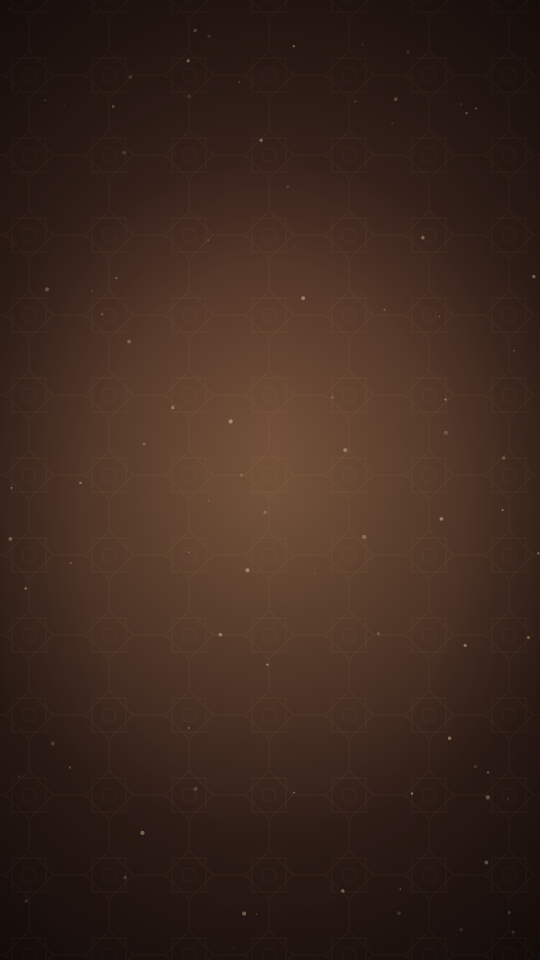
#> input picture docs/promo/shots/stage_bg_clean.png, 1080 x 1920 px (shown at 1/2 size); its folder holds 8 pictures in this run
$ python make_glance.py
#> lines starting #> are read from the running program, lines starting #| are printed output that depends on the picture; after the words box and inside, x2 and y2 are one past the last pixel; in counts of white or black regions, pixels touching at a corner belong together
#!/usr/bin/env python3
"""The "At a glance" scene: the app's real widgets (shots/widget_*.jpg) around
an Apple Watch face, rising in over 0.45 s like the other scenes.

The widget screenshots sit on white with a soft grey rim and JPEG noise at the
corners, so instead of cutting them out by colour each card is trimmed a little
inside its own edge and masked with a clean, supersampled rounded rectangle; its
shadow is cast from that same mask. The watch is drawn at 3x and scaled down so
its curves stay smooth.

usage: python3 make_glance.py [out.mp4] [--still out.png]
"""
import os
import subprocess
import sys

from PIL import Image, ImageDraw, ImageFilter, ImageFont

HERE = os.path.dirname(os.path.abspath(__file__))
W, H, FPS, N = 1080, 1920, 30, 96
GOLD = (232, 199, 122); GOLD_SOFT = (243, 223, 174); BODY = (235, 224, 211)
ROBOTO = {400: 'Roboto-Regular.ttf', 500: 'Roboto-Medium.ttf', 700: 'Roboto-Bold.ttf'}
SS = 4  # supersampling for masks


def font(size, weight=400):
    name = ROBOTO[700 if weight >= 650 else 500 if weight >= 450 else 400]
    return ImageFont.truetype(os.path.join(HERE, 'fonts', name), size)


def rounded_mask(w, h, r, inset=0.0):
    """Anti-aliased rounded-rectangle alpha mask, `inset` px in from every edge."""
    m = Image.new('L', (w * SS, h * SS), 0)
    i = inset * SS
    ImageDraw.Draw(m).rounded_rectangle([i, i, w * SS - 1 - i, h * SS - 1 - i], radius=r * SS, fill=255)
    return m.resize((w, h), Image.LANCZOS)


def widget(name):
    """A widget screenshot trimmed to its card, plus the card's corner radius."""
    im = Image.open(os.path.join(HERE, 'shots', name)).convert('RGB')
    dark = im.convert('L').point(lambda v: 255 if v < 200 else 0)
    l, t, r, b = dark.getbbox()
    im = im.crop((l, t, r, b))
    # A rounded corner meets the diagonal r * (1 - 1/sqrt 2) in from the corner.
    px = im.convert('L').load()
    off = next(k for k in range(min(im.size) // 2) if px[k, k] < 200)
    return im, max(8, off / 0.293)


def card(name, width):
    """The widget at `width` px: RGBA, clipped to a clean rounded rectangle."""
    im, r = widget(name)
    k = width / im.width
    im = im.resize((width, round(im.height * k)), Image.LANCZOS).convert('RGBA')
    # 1.5 px inside the screenshot's own edge, so none of its grey rim survives
    im.putalpha(rounded_mask(im.width, im.height, r * k - 1.5, inset=1.5))
    # a hairline of light along the edge lifts the dark card off the dark stage
    rim = Image.new('L', (im.width * SS, im.height * SS), 0)
    i = 1.5 * SS
    ImageDraw.Draw(rim).rounded_rectangle([i, i, im.width * SS - 1 - i, im.height * SS - 1 - i],
                                          radius=(r * k - 1.5) * SS, outline=255, width=SS)
    rim = rim.resize(im.size, Image.LANCZOS).point(lambda v: v * 22 // 255)
    im.alpha_composite(Image.merge('RGBA', (*[Image.new('L', im.size, 255)] * 3, rim)))
    return im


def watch(width):
    """The Watch face (same moment as the widgets: 10:09 on Tue 29, Zuhr in 3:12:40)."""
    S = 3
    cw, ch = 560, 900
    im = Image.new('RGBA', (cw * S, ch * S), (0, 0, 0, 0))
    d = ImageDraw.Draw(im)
    R = lambda *v: [x * S for x in v]
    band = (16, 15, 14, 255)
    d.rounded_rectangle(R(190, 0, 370, 300), radius=54 * S, fill=band)
    d.rounded_rectangle(R(190, 600, 370, 900), radius=54 * S, fill=band)
    for yy in (86, 132, 178):
        d.ellipse(R(268, yy, 292, yy + 24), fill=(52, 50, 47, 255))
    d.rounded_rectangle(R(494, 408, 506, 472), radius=6 * S, fill=(70, 67, 64, 255))      # crown
    d.rounded_rectangle(R(60, 190, 499, 709), radius=118 * S, fill=(58, 55, 53, 255))      # case
    d.rounded_rectangle(R(74, 204, 485, 695), radius=106 * S, fill=(0, 0, 0, 255))         # glass
    ox, oy = 74, 211

    def text(x, y, s, size, weight, fill, center=False):
        f = font(size * S, weight)
        if center:
            x -= d.textlength(s, font=f) / S / 2
        d.text(((ox + x) * S, (oy + y) * S), s, font=f, fill=fill)
    text(206, 22, 'TUE 29', 26, 700, (255, 159, 67), True)
    text(206, 52, '10:09', 118, 700, (255, 255, 255), True)
    d.arc(R(ox + 38, oy + 208, ox + 156, oy + 326), start=-40, end=300, fill=(255, 214, 64), width=5 * S)
    text(97, 232, '18', 46, 700, (255, 255, 255), True)
    text(97, 284, "RABI' II", 19, 600, (200, 195, 188), True)
    d.arc(R(ox + 256, oy + 208, ox + 374, oy + 326), start=-90, end=140, fill=(105, 240, 174), width=5 * S)
    text(315, 240, '128', 38, 700, (255, 255, 255), True)
    text(315, 286, 'TASBEEH', 16, 600, (200, 195, 188), True)
    d.rounded_rectangle(R(ox + 26, oy + 348, ox + 386, oy + 458), radius=26 * S, fill=(34, 26, 20, 255))
    cx, cy, r = ox + 62, oy + 380, 13
    d.ellipse(R(cx - r, cy - r, cx + r, cy + r), fill=GOLD)
    d.ellipse(R(cx - r * 0.25, cy - r * 1.06, cx + r * 1.35, cy + r * 0.62), fill=(34, 26, 20, 255))
    text(88, 362, 'Zuhr', 30, 600, (255, 255, 255))
    text(46, 398, '1:22 PM', 29, 600, (255, 255, 255))
    text(168, 402, '· in 3:12:40', 25, 600, GOLD)
    text(46, 430, 'Asr: 5:04 PM', 21, 400, (205, 199, 190))
    return im.resize((width, round(ch * width / cw)), Image.LANCZOS)


def shadow(item, blur, alpha, dy):
    a = item.split()[3].point(lambda v: v * alpha // 255)
    pad = blur * 3
    sh = Image.new('L', (item.width + pad * 2, item.height + pad * 2), 0)
    sh.paste(a, (pad, pad))
    sh = sh.filter(ImageFilter.GaussianBlur(blur))
    out = Image.new('RGBA', sh.size, (0, 0, 0, 0))
    out.putalpha(sh)
    return out, pad, dy


def place(img, item, cx, cy):
    x, y = round(cx - item.width / 2), round(cy - item.height / 2)
    for sh, pad, dy in (shadow(item, 26, 150, 22), shadow(item, 6, 90, 6)):   # soft drop + contact shadow
        img.alpha_composite(sh, (x - pad, y - pad + dy))
    img.alpha_composite(item, (x, y))


BG = Image.open(os.path.join(HERE, 'shots', 'stage_bg_clean.png')).convert('RGBA')
ITEMS = [(watch(380), 540, 1025), (card('widget_prayers.jpg', 430), 238, 710),
         (card('widget_calendar.jpg', 430), 842, 734), (card('widget_recitations.jpg', 430), 238, 1315),
         (card('widget_upnext.jpg', 264), 842, 1288)]
#> in watch, `im = Image.new('RGBA', (cw * S, ch * S), (0, 0, 0, 0))`: im: PIL image 1680x2700 RGBA; every value is 0
#> in text, `x -= d.textlength(s, font=f) / S / 2`: x = 159.7
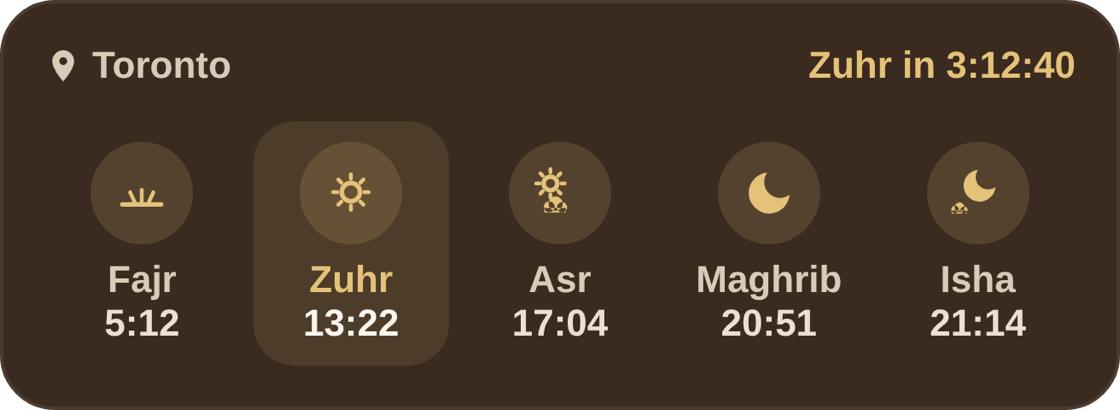
#> input picture docs/promo/shots/widget_prayers.jpg, 1120 x 410 px
#> in widget, im is the input picture: PIL image 1120x410 RGB; mean R, G, B 70.5, 53.4, 40.8
#> in widget, `dark = im.convert('L').point(lambda v: 255 if v < 200 else 0)`:
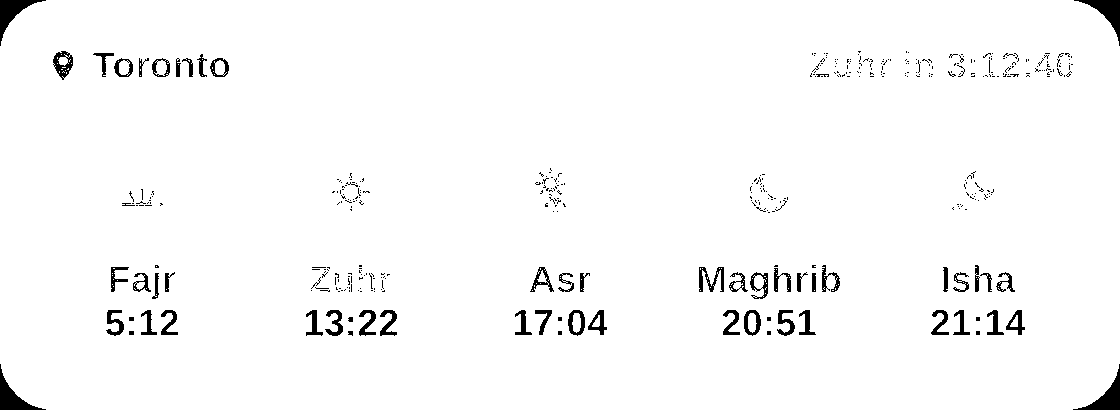
#> dark: PIL image 1120x410 L; 97.5% white; 425 black regions (367 under 20 px), largest, box (x1, y1, x2, y2) and area: (1073, 364, 1120, 410) 626, (1074, 0, 1120, 46) 624, (0, 364, 46, 410) 624
#> in widget, `l, t, r, b = dark.getbbox()`: l = 0; r = 1120; b = 410
#> in widget, `off = next(k for k in range(min(im.size) // 2) if px[k, k] < 200)`: off = 16
#> in card, `im, r = widget(name)`: r = 54.61
#> in rounded_mask, `m = Image.new('L', (w * SS, h * SS), 0)`: m: PIL image 1720x628 L; every value is 0
#> in rounded_mask, `ImageDraw.Draw(m).rounded_rectangle([i, i, w * SS - 1 - i, h * SS - 1 ..`: m: PIL image 1720x628 L; 96.9% white; 1 black region, box (x1, y1, x2, y2) and area: (0, 0, 1720, 628) 33310
#> in card, `ImageDraw.Draw(rim).rounded_rectangle([i, i, im.width * SS - 1 - i, im..`: rim: PIL image 1720x628 L; 1.7% white; 1 white region, box (x1, y1, x2, y2) and area: (6, 6, 1714, 622) 17962
#> call 2 of card, with name = 'widget_calendar.jpg', width = 430
#> call 2 of widget, with name = 'widget_calendar.jpg'
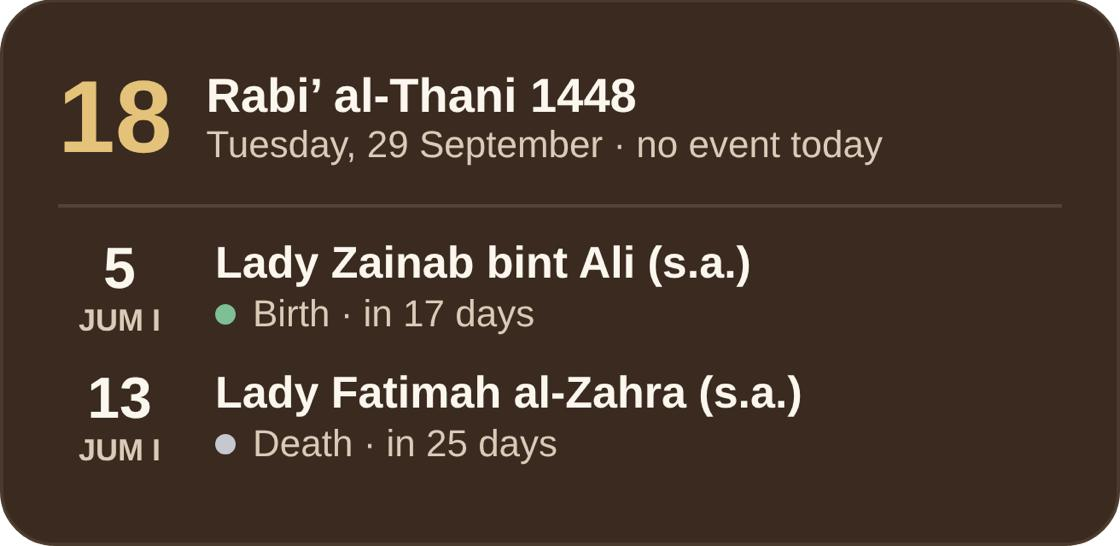
#> input picture docs/promo/shots/widget_calendar.jpg, 1120 x 546 px
#> in widget, im is the input picture: PIL image 1120x546 RGB; mean R, G, B 70.6, 54.2, 43.7
#> in widget (call 2), `dark = im.convert('L').point(lambda v: 255 if v < 200 else 0)`:
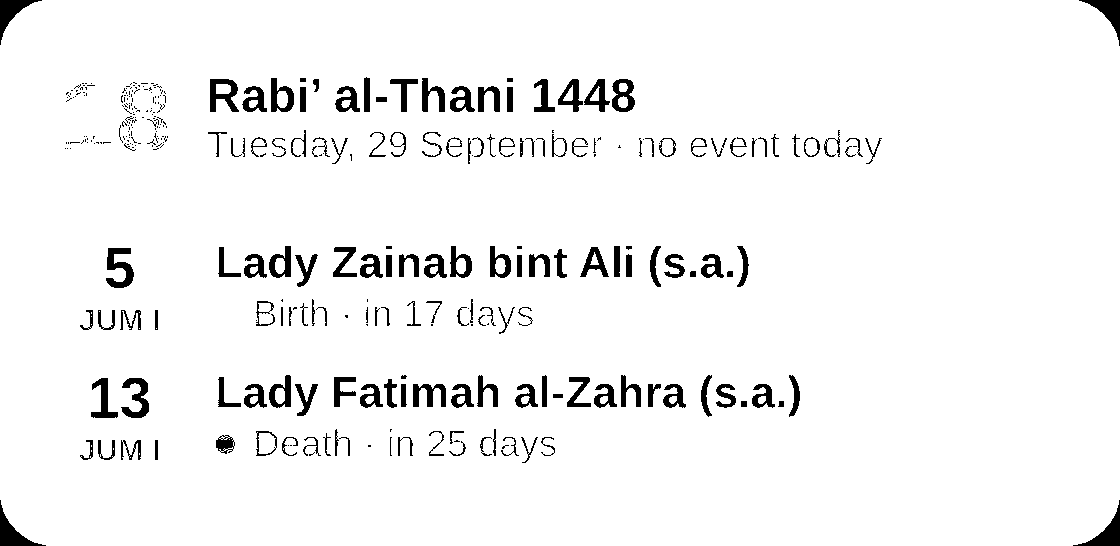
#> dark: PIL image 1120x546 L; 95.6% white; 338 black regions (185 under 20 px), largest, box (x1, y1, x2, y2) and area: (1073, 500, 1120, 546) 626, (0, 500, 46, 546) 625, (106, 248, 134, 288) 600
#> in widget (call 2), `l, t, r, b = dark.getbbox()`: b = 546
#> in widget (call 2), `off = next(k for k in range(min(im.size) // 2) if px[k, k] < 200)`: off = 15
#> in card (call 2), `im, r = widget(name)`: r = 51.19
#> in rounded_mask (call 2), `m = Image.new('L', (w * SS, h * SS), 0)`: m: PIL image 1720x840 L; every value is 0
#> in rounded_mask (call 2), `ImageDraw.Draw(m).rounded_rectangle([i, i, w * SS - 1 - i, h * SS - 1 ..`: m: PIL image 1720x840 L; 97.6% white; 1 black region, box (x1, y1, x2, y2) and area: (0, 0, 1720, 840) 35205
#> in card (call 2), `ImageDraw.Draw(rim).rounded_rectangle([i, i, im.width * SS - 1 - i, im..`: rim: PIL image 1720x840 L; 1.4% white; 1 white region, box (x1, y1, x2, y2) and area: (6, 6, 1714, 834) 19691
#> in card (call 2), `rim = rim.resize(im.size, Image.LANCZOS).point(lambda v: v * 22 // 255)`:
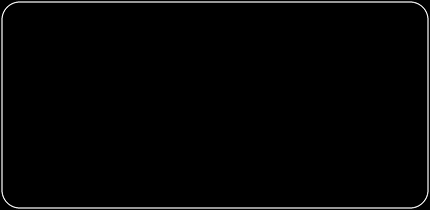
#> rim: PIL image 430x210 L; min 0, max 20, mean 0.326; drawn with min black and max white
#> call 3 of card, with name = 'widget_recitations.jpg', width = 430
#> call 3 of widget, with name = 'widget_recitations.jpg'
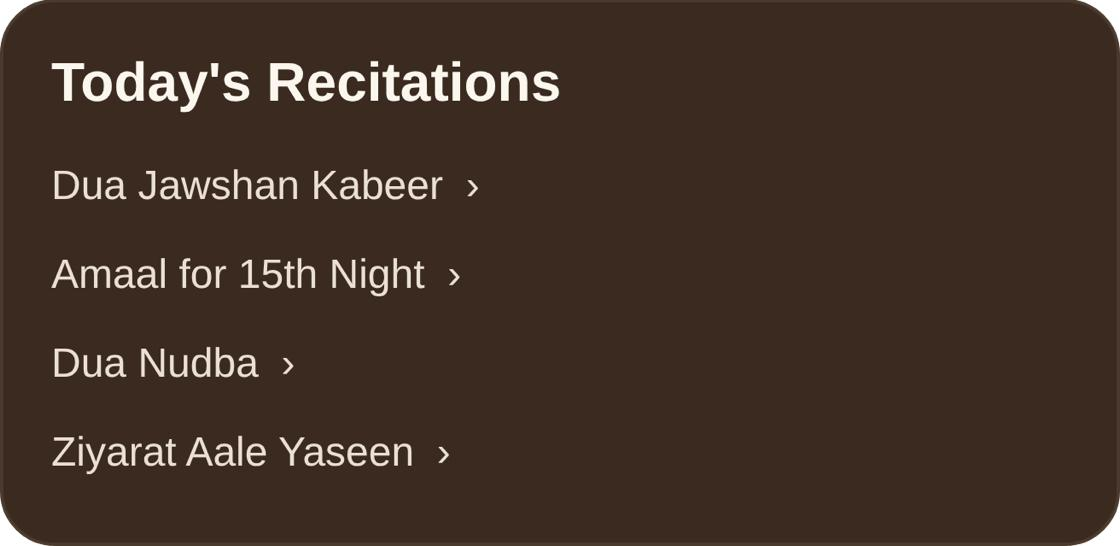
#> input picture docs/promo/shots/widget_recitations.jpg, 1120 x 546 px
#> in widget, im is the input picture: PIL image 1120x546 RGB; mean R, G, B 65.8, 49.3, 39.2
#> in widget (call 3), `dark = im.convert('L').point(lambda v: 255 if v < 200 else 0)`: dark: PIL image 1120x546 L; 97% white; 88 black regions (2 under 20 px), largest, box (x1, y1, x2, y2) and area: (271, 63, 304, 101) 694, (1073, 500, 1120, 546) 626, (0, 500, 46, 546) 625
#> in card (call 3), `im.putalpha(rounded_mask(im.width, im.height, r * k - 1.5, inset=1.5))`:
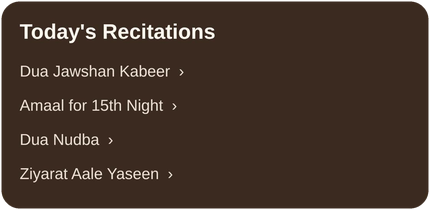
#> im: PIL image 430x210 RGBA; mean R, G, B, A 65.8, 49.2, 39.2, 248.7; transparent parts drawn white
#> (the run stopped early here; a loop or call above may not have finished)
